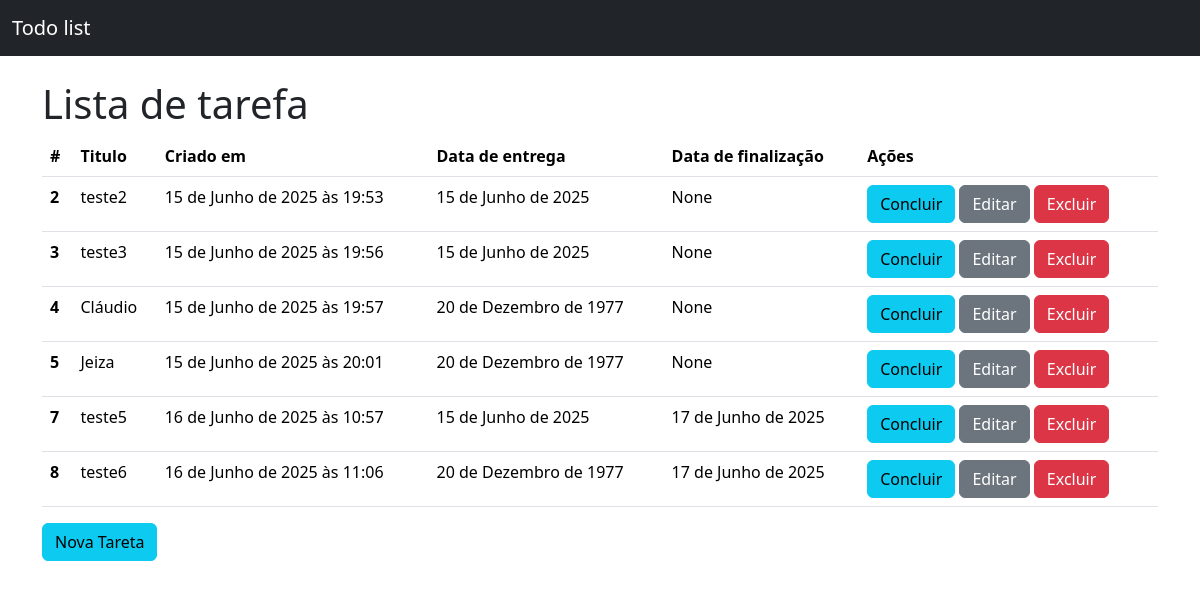
The page / on the database its author committed.
### todos/models.py (models this page shows)
class Todo(models.Model):
    title = models.CharField(verbose_name= "Titulo",max_length=100, null=False, blank=False)
    created_at = models.DateTimeField(auto_now_add=True, null=False, blank=False )
    deadline = models.DateField(verbose_name= "Data de entrega",null = False,blank = False)
    finished_at = models.DateField(null = True)

### todos/views.py (the view)
# urls.py: path("", TodoListView.as_view(), name='todo_list'),
class TodoListView(ListView):
    model = Todo

### todos/templates/todos/todo_list.html (shortened to what this page needs)
<!doctype html>
<html lang="en">
  <head>
    <link href="https://cdn.jsdelivr.net/npm/bootstrap@5.3.6/dist/css/bootstrap.min.css" rel="stylesheet">
  </head>
  <body>
    <nav class="navbar bg-dark mb-4 " data-bs-theme="dark" >
      <div class="container-fluid">
        <a class="navbar-brand" href="#"> Todo list</a>
      </div>
    </nav>
    <main class="container">
      <h1> Lista de tarefa  </h1>
      <table class="table">
        <thead>
            <tr>
              <th scope="col">#</th>
              <th scope="col">Titulo</th>
              <th scope="col">Criado em</th>
              <th scope="col">Data de entrega</th>
              <th scope="col">Data de finalização</th>
              <th scope="col">Ações</th>
            </tr>
        </thead>
        <tbody>
          {% for todo in todo_list %}
            <tr>
              <th scope="row">{{todo.pk}}</th>
              <td>{{todo.title}}</td>
              <td>{{todo.created_at}}</td>
              <td>{{todo.deadline}}</td>
              <td>{{todo.finished_at}}</td>
              <td>
                <a href = "{% url 'todo_complete' pk=todo.pk %}" class="btn btn-info">Concluir</a>
                <a href = "{% url 'todo_update' pk=todo.pk %}" class="btn btn-secondary">Editar</a>
                <a href = "{% url 'todo_delete' pk=todo.pk %}" class="btn btn-danger">Excluir</a>
              </td>
            </tr>
          {% endfor%}
        </tbody>
      </table>
      <a href="{% url 'todo_create' %}" class= "btn btn-info ">Nova Tareta</a>
    </main>
  </body>
</html>

### rows shown on the page
Todo: pk "2", title "teste2", created_at "15 de Junho de 2025 às 19:53", deadline "15 de Junho de 2025", finished_at "None"
Todo: pk "3", title "teste3", created_at "15 de Junho de 2025 às 19:56", deadline "15 de Junho de 2025", finished_at "None"
Todo: pk "4", title "Cláudio", created_at "15 de Junho de 2025 às 19:57", deadline "20 de Dezembro de 1977", finished_at "None"
Todo: pk "5", title "Jeiza", created_at "15 de Junho de 2025 às 20:01", deadline "20 de Dezembro de 1977", finished_at "None"
Todo: pk "7", title "teste5", created_at "16 de Junho de 2025 às 10:57", deadline "15 de Junho de 2025", finished_at "17 de Junho de 2025"
Todo: pk "8", title "teste6", created_at "16 de Junho de 2025 às 11:06", deadline "20 de Dezembro de 1977", finished_at "17 de Junho de 2025"
